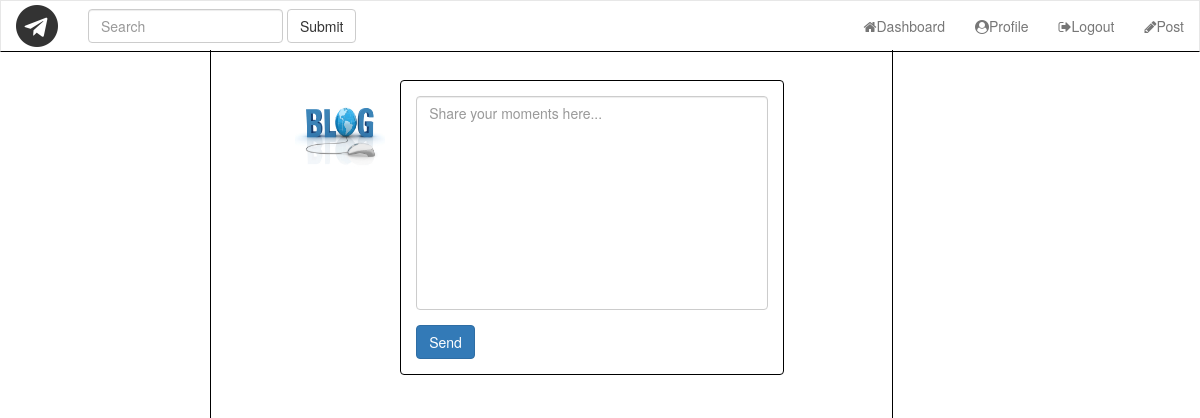
Before: /account/dashboard/ (signed in) with the older database file.
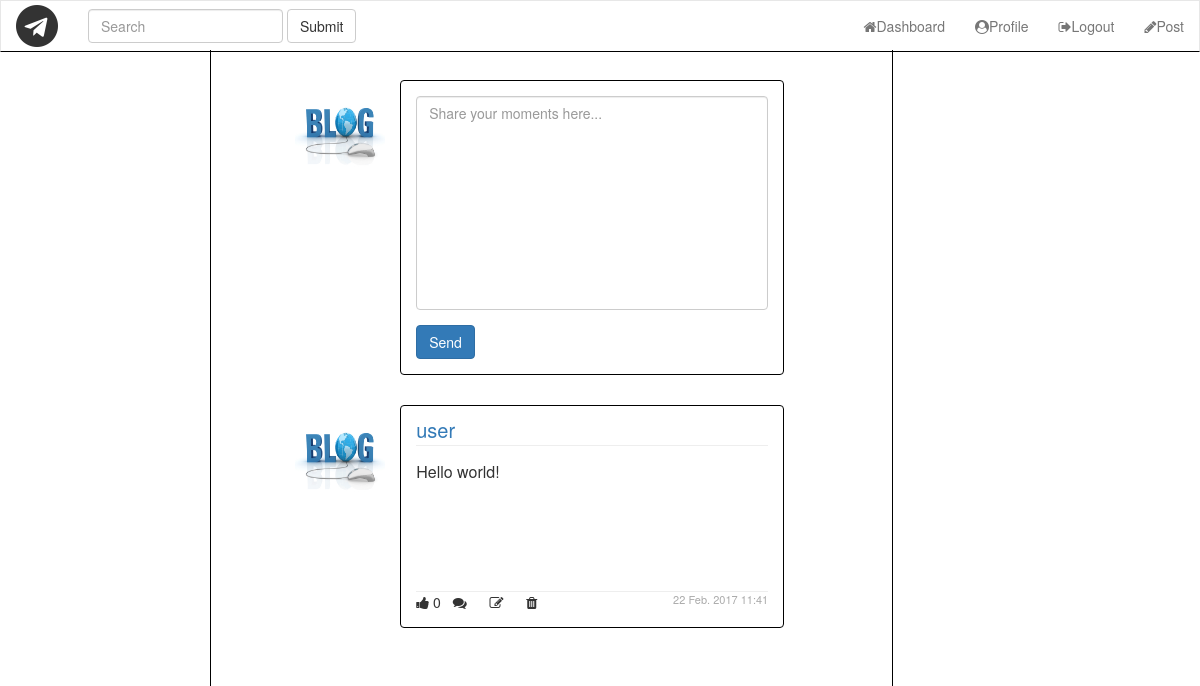
After: the same page with the newer database file.
### account/models.py (models this page shows)
class Profile(models.Model):
	def get_user_avatar_folder(instance, filename):
		return "avatars/%s/%s" %(instance.user.username, filename)
	user = models.OneToOneField(User, on_delete = models.CASCADE)
	follow = models.ManyToManyField('self', symmetrical = False, related_name = 'followed')
	avatar = models.ImageField(upload_to = get_user_avatar_folder, default = 'avatars/default-avatar.png')

class Blog(models.Model):
	blog_content = models.TextField(max_length = 1000)
	blog_pub_date = models.DateTimeField(auto_now = True)
	like_people = models.ManyToManyField(Profile, related_name = 'like_blogs')
	blog_author = models.ForeignKey(Profile, on_delete = models.CASCADE)

### account/views.py (the view)
@login_required
def dashboard(request):
	user = request.user
	user_profile = user.profile
	def get_context_data():
		user_following_list = user_profile.follow.all()
		blogs = Blog.objects.filter(Q(blog_author__in = user_following_list) | Q(blog_author = user_profile)).order_by('-blog_pub_date')[:5]
		context = {}
		context['blogs'] = blogs
		context['profile'] = user_profile
		return context
	if (request.method == 'POST'):
		form = CreateBlogForm(request.POST)
		if (form.is_valid()):
			blog_content = form.cleaned_data['blog_content']
			Blog.objects.create(blog_content = blog_content, blog_author = user_profile)
			return HttpResponseRedirect(reverse_lazy('account:dashboard'))
		else:
			context = get_context_data()
			context['blog_form'] = form
			return render(request, 'account/dashboard.html', context)
	else:
		form = CreateBlogForm()
		context = get_context_data()
		context['blog_form'] = form
		return render(request, 'account/dashboard.html', context)

### account/forms.py
class CreateBlogForm(forms.Form):
	max_length_validator = MaxLengthValidator(
		limit_value = 1000,
		message = 'You have exceeded the maximum length')
	blog_content = forms.CharField(
		max_length = 1000,
		validators = [max_length_validator],
		widget = forms.Textarea(attrs = {
			'class': 'form-control',
			'name': 'blog-content',
			'placeholder': 'Share your moments here...'
			}))

### templates/account/dashboard.html (shortened to what this page needs)
{% extends 'base.html' %}
{% load static %}
{% block link %}
<link href="//cdn.bootcss.com/font-awesome/4.7.0/css/font-awesome.min.css" rel="stylesheet">
<link rel="stylesheet" href="{% static 'account/dashboard_styles.css' %}"/>
{% endblock %}
{% block content %}
<div id="nav-wrapper">
	<nav class="navbar navbar-default navbar-custom">
		<div class="container-fuild">
			<div class="navbar-header">
				<div id="brand-icon-wrapper" class="center">
					<i id="brand-icon" class="fa fa-telegram fa-3x" aria-hidden="true"></i>
				</div>
			</div>
			<div class="collapse navbar-collapse" id="mobile-navbar">
				<form id="search-form" class="navbar-form navbar-left">
					<div class="form-group">
						<input type="text" class="form-control" placeholder="Search">
					</div>
					<button type="submit" class="btn btn-default">Submit</button>
				</form>
				<ul id="nav-links" class="nav navbar-nav navbar-right">
					<li><a href="{% url 'account:dashboard' %}"><i class="fa fa-home" aria-hidden="true"></i>Dashboard</a></li>
					<li><a href="{% url 'account:profile' %}"><i class="fa fa-user-circle" aria-hidden="true"></i>Profile</a></li>
					<li><a href="{% url 'logout' %}"><i class="fa fa-sign-out" aria-hidden="true"></i>Logout</a></li>
					<li><a href="#blog-post"><i class="fa fa-pencil" aria-hidden="true"></i>Post</a></li>
				</ul>
			</div>
		</div>
	</nav>
</div>
<div class="container-fluid full-height">
	<div class="row full-height">
		<div id="blog-container" class="col-12 col-md-7 col-md-offset-2 full-height">
			<div class="row">
				<div class="col-sm-10 col-sm-offset-1 col-xs-12">
					<div id="blog-post" class="row">
						<img src="{{ profile.avatar.url }}" class="img-rounded" height="90" width="90">
						<div id="blog-post-form-wrapper" class="col-sm-9 col-xs-12">
							<form id="blog-post-form" method="post" action="{% url 'account:dashboard' %}">
								{% for field in blog_form %}
								<div class="blog-field-wrapper">
									{{ field }}
								</div>
								{% endfor %}
								<button type="submit" class="btn btn-primary" value="Send"/>Send</button>
							</form>
						</div>
					</div>
					<div id="blogs">
						{% for blog in blogs %}
						<div>
							<div id="blog-box-{{ blog.id }}" class="blog-box row">
								<img src="{{ blog.blog_author.avatar.url }}" class="img-rounded" height="90" width="90">
								<div id="blog-wrapper" class="col-sm-9 col-xs-12">
									<p class="blog-header">
										<a href="{% url 'profiles:public_profile' blog.blog_author.user.username %}">{{ blog.blog_author.user.username }}</a>
									</p>
									<p class="blog-content">{{ blog.blog_content }}</p>
									<div class="blog-footer">
										<div class="row">
											<div class="col-xs-9 col-sm-4 col-md-5">
												<div class="row">
													<div class="col-xs-3">
														<i class="fa fa-thumbs-up blog-like {% if profile in blog.like_people.all %}like{% endif %}" name="{{ blog.id }}" aria-hidden="true"></i>
														<span class="blog-like-count" id="blog-like-count-{{ blog.id }}">{{ blog.like_people.count }}</span>
													</div>
													<div class="col-xs-3">
														<i class="fa fa-comments blog-comment"  name="{{ blog.id }}" aria-hidden="true"></i>
													</div>
													{% if blog.blog_author == profile %}
													<div class="col-xs-3">
														<a href="{% url 'account:edit_blog' blog.id %}"><i class="fa fa-pencil-square-o" aria-hidden="true"></i></a>
													</div>
													<div class="col-xs-3">
														<i class="fa fa-trash blog-delete" name="{{ blog.id }}" aria-hidden="true"></i>
													</div>
												</div>
											</div>
											<span>{{ blog.blog_pub_date | date:"d N Y H:i" }}</span>
										</div>
									</div>
									{% endif %}
								</div>
							</div>
						</div>
						{% endfor %}
					</div>
				</div>
			</div>
		</div>
	</div>
</div>
{% endblock %}

### templates/base.html (shortened to what this page needs)
<!DOCTYPE html>
<html lang="en">
<head>
{% load static %}
<link href="//cdn.bootcss.com/bootstrap/3.3.7/css/bootstrap.min.css" rel="stylesheet">
<link rel="stylesheet" href="{% static 'base_styles.css' %}"/>
{% block link %}
{% endblock %}
</head>
<body>
	<div class="container-fluid" id="container-all">{% block content %}{% endblock %}</div>
</body>
</html>

### static/base_styles.css (style rules this page uses)
#container-all { margin: 0; padding: 0; }
body { margin: 0; padding: 0; }

### static/account/dashboard_styles.css (style rules this page uses)
html { height: 100%; }
body { height: 100%; }
#container-all { height: 100%; }
.full-height { height: 100%; }
.center { position: relative; top: 50%; transform: translateY(-50%); }
textarea { resize: none; }
#nav-wrapper { max-height: 50px; width: 100%; margin: 0; padding: 0; }
.navbar-custom { width: 100%; background-color: #fff; border-bottom: 1px solid #000; border-radius: 0; overflow: hidden; margin: 0; }
.navbar-header { height: 50px; }
#brand-icon-wrapper { float: left; width: 5%; margin-left: 15px; margin-right: 15px; }
#mobile-navbar { z-index: 1000; }
#search-form { width: 40%; }
#search-form div { max-width: 65%; }
#search-form div input { width: 100%; }
.row { margin: 0; }
#blog-container { border-left: 1px solid #000; border-right: 1px solid #000; border-bottom: 1px solid #000; }
#blog-container div.row { padding-top: 15px; }
#blog-post { margin-bottom: 15px; }
#blog-post img { float: left; }
#blog-post-form-wrapper { float: left; padding-top: 15px; border: 1px solid #000; border-radius: 4px; margin-left: 15px; }
#blog-post-form { margin-bottom: 15px; }
#blog-post-form div.blog-field-wrapper { margin-bottom: 15px; }
.blog-box { margin-bottom: 15px; }
#blogs img { float: left; }
#blog-wrapper { float: left; border: 1px solid #000; border-radius: 4px; margin-left: 15px; margin-bottom: 15px; padding-top: 0; padding-bottom: 15px; }
.blog-header { width: 100%; height: 40px; margin-bottom: 0; border-bottom: 1px solid #eee; }
.blog-header a { display: block; font-size: 20px; height: 20px; position: relative; top: 50%; transform: translateY(-50%); }
.blog-content { width: 100%; margin-top: 15px; min-height: 120px; font-size: 16px; }
.blog-footer { border-top: 1px solid #eee; width: 100%; }
.blog-footer div.row, .blog-footer div.row div { padding: 0 !important; }
.blog-footer i { cursor: pointer; }
.blog-footer a { color: #333; }
.blog-footer span:not(.blog-like-count) { float: right; font-size: 11px; color: #aaa; }

Changed rows visible on the page:
added Blog: blog_author.avatar (picture), blog_author.user.username "user", blog_content "Hello world!", like_people.count "0", blog_pub_date "22 Feb. 2017 11:41"
